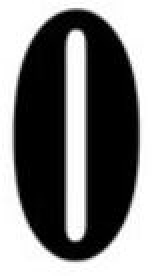
#> input picture numbers_test/0.JPG, 78 x 138 px (shown 2 times larger)
$ python -i preprocess.py   (imports and definitions only)   (older library calls are emulated)
#> lines starting #> are read from the running program, lines starting #| are printed output that depends on the picture; after the words box and inside, x2 and y2 are one past the last pixel; in counts of white or black regions, pixels touching at a corner belong together
#> further down, picture is the input picture: shape (138, 78); min 0, max 255, mean 126.8
import cv2
import numpy
import heapq
import sys
from scipy.signal import argrelextrema
from scipy.signal import correlate2d
from scipy.stats import pearsonr
from scipy import ndimage
from skimage import measure
from skimage import segmentation
import imutils
import warnings
from matplotlib import cm
from skimage.feature import hog
import math
from PIL import Image
# [1 line not run here, left out]

#Function to Localize plate from image
# [113 lines left out: function localize, not called in this run]

#Function to extract segmentated characters from plate
def segmentation(plateImage):
	segmentedImages = []
	segImgCoordinates = []

	resizedPlateImage = cv2.resize(plateImage, (140,33))
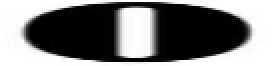
#> resizedPlateImage: shape (33, 140) (shown 2 times larger); min 0, max 255, mean 126.7
	resizedPlateImage=cv2.equalizeHist(resizedPlateImage)
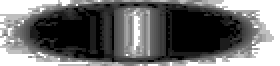
#> resizedPlateImage: shape (33, 140) (shown 2 times larger); min 0, max 255, mean 108.1
	_,threshPlateImage=cv2.threshold(resizedPlateImage, 60, 255, cv2.THRESH_BINARY_INV)
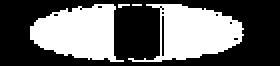
#> threshPlateImage: shape (33, 140) (shown 2 times larger); 40.4% white; 4 white regions (2 under 20 px)
	_,contour,_=cv2.findContours(threshPlateImage, cv2.RETR_EXTERNAL, cv2.CHAIN_APPROX_NONE)
#> contour = 4 contours, 2 with area under 20; largest, box (x1, y1, x2, y2) and area: (64, 2, 122, 31) 874, (15, 2, 62, 31) 866

	for index,contourElement in enumerate(contour):
		if (validateContourElement(contourElement)):
			countourRectangle = cv2.minAreaRect(contourElement)
			countourBox = cv2.boxPoints(countourRectangle)
			segImgCoordinates.append(countourBox[0][0])
			centre=countourRectangle[0]
			cropped=cv2.getRectSubPix(threshPlateImage,(int(min(countourRectangle[1])), int(numpy.amax(countourRectangle[1]))) , centre)
			width,height=cropped.shape
			cropped = numpy.invert(cropped)
			croppedImg = Image.fromarray(cropped)
			croppedImgWidth, croppedImgHeight = croppedImg.size
			background = Image.new('RGBA', (40, 40), (255, 255, 255, 255))
			backgroundImgWidth, backgroundImgHeight = background.size
			offset = ((backgroundImgWidth - croppedImgWidth)/2, (backgroundImgHeight - croppedImgHeight)/2)
			offset = tuple(map(int,offset))
			background.paste(croppedImg, offset)
			background = numpy.array(background)
			background = cv2.cvtColor(background,cv2.COLOR_BGR2GRAY);
			segmentedImages.append(background)
#> this loop made 4 passes
#> (retVal in validateContourElement, croppedImgWidth, croppedImgHeight, backgroundImgWidth) on passes 1, 4: (True, 28, 57, 40), (True, 28, 46, 40)
#> retVal in validateContourElement on passes 2 to 3: False, False
#> pass 1, in segmentation, `cropped=cv2.getRectSubPix(threshPlateImage,(int(min(countourRectangle[..`:
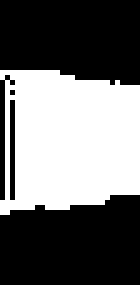
#> cropped: shape (57, 28) (shown 5 times larger); 42.4% white; 1 white region, box (x1, y1, x2, y2) and area: (0, 14, 28, 43) 676
#> pass 1, in segmentation, `background = numpy.array(background)`:
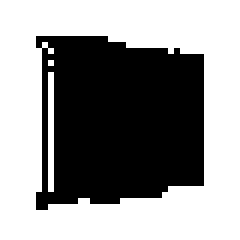
#> background: shape (40, 40, 4) (shown 6 times larger); mean R, G, B, A 147.3, 147.3, 147.3, 255
#> after the loop:
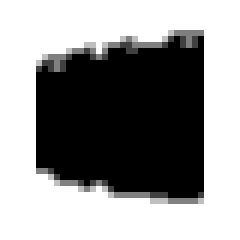
#> background: shape (40, 40) (shown 6 times larger); min 0, max 255, mean 148.5
#> after the loop:
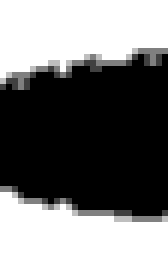
#> cropped: shape (46, 28) (shown 6 times larger); min 0, max 255, mean 122.8
#> after the loop, segImgCoordinates = [121, 61]; segmentedImages = 2 items
	sortSegImgCoordinates = numpy.argsort(segImgCoordinates)
#> sortSegImgCoordinates = [1, 0]

	for i in range(len(segmentedImages)):
		imgName = "./tmp/" + str(i) + ".jpg"
		cv2.imwrite(imgName, segmentedImages[sortSegImgCoordinates[i]])
#> this loop made 2 passes
#> imgName on passes 1 to 2: './tmp/0.jpg', './tmp/1.jpg'


#Function to Validate Contour Elements
def validateContourElement(contourElement):
    countourRectangle=cv2.minAreaRect(contourElement)
    countourBox=cv2.boxPoints(countourRectangle)
    width=countourRectangle[1][0]
    height=countourRectangle[1][1]
    retVal=False
    if ((width!=0) & (height!=0)):
        if (((height/width>0.2) & (height>width)) | ((width/height>0.2) & (width>height))):
            if((height*width<1700) & (height*width>60)):
                retVal=True
    return retVal


def preProcess(image):
	plate = localize(image)
	segmentation(plate)

>>> import cv2
>>> picture = cv2.imread('numbers_test/0.JPG', cv2.IMREAD_GRAYSCALE)
>>> result = segmentation(picture)
